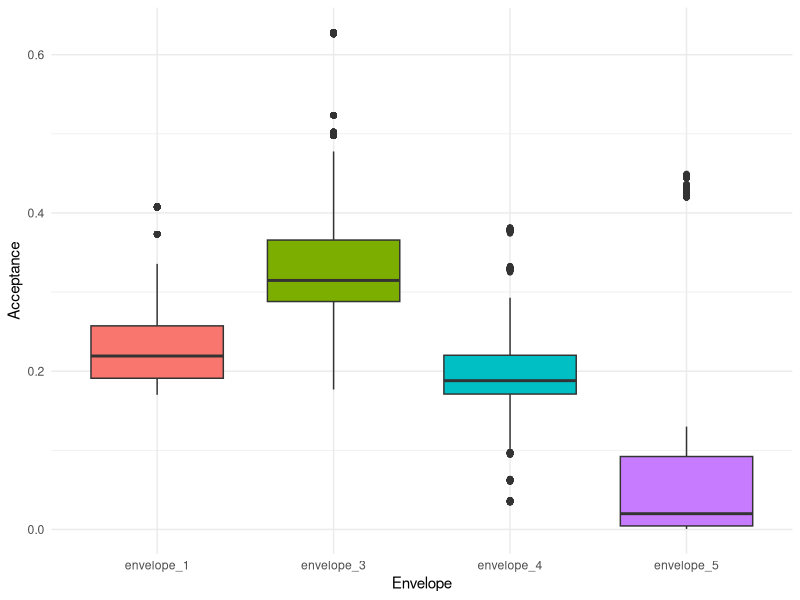

Write R code to recreate this figure.
## ---- chunk 1
knitr::opts_chunk$set(echo = TRUE)
## ---- chunk 2
library(tidyverse)
Q2_summary <- read.csv('Q2_summary_10_param.csv')

Q2_summary
colnames(Q2_summary)
## ---- chunk 3
Q2_summary_mean <- Q2_summary %>% select(
  m, nu, lambda, alpha, theoretical_mean, 
  envelope_1 = envelop_1_empirical_mean,
  envelope_3 = envelop_3_empirical_mean,
  envelope_4 = envelop_4_empirical_mean,
  envelope_5 = envelop_5_empirical_mean,
) %>% mutate(
  diff_1 = envelope_1 - theoretical_mean,
  diff_3 = envelope_3 - theoretical_mean,
  diff_4 = envelope_4 - theoretical_mean,
  diff_5 = envelope_5 - theoretical_mean
)

Q2_summary_mean
## ---- chunk 4
Q2_summary_var <- Q2_summary %>% select(
  m, nu, lambda, alpha, theoretical_var, 
  envelope_1 = envelop_1_empirical_var,
  envelope_3 = envelop_3_empirical_var,
  envelope_4 = envelop_4_empirical_var,
  envelope_5 = envelop_5_empirical_var,
) %>% mutate(
  diff_1 = envelope_1 - theoretical_var,
  diff_3 = envelope_3 - theoretical_var,
  diff_4 = envelope_4 - theoretical_var,
  diff_5 = envelope_5 - theoretical_var
)

Q2_summary_var
## ---- chunk 5
Q2_summary_acceptance <- Q2_summary %>% select(
  m, nu, lambda, alpha,
  envelope_1 = envelope_1_empirical_acceptance,
  envelope_3 = envelope_3_empirical_acceptance,
  envelope_4 = envelope_4_empirical_acceptance,
  envelope_5 = envelope_5_empirical_acceptance,
)

Q2_summary_acceptance
## ---- chunk 6
# write.csv(Q2_summary_mean, 'Q2_summary_mean_10_param.csv')
# write.csv(Q2_summary_var, 'Q2_summary_var_10_param.csv')
# write.csv(Q2_summary_acceptance, 'Q2_summary_acceptance_10_param.csv')
## ---- chunk 7
library(ggplot2)
library(tidyr)

# Convert wide dataframe to long format
df_long <- pivot_longer(Q2_summary_acceptance[, 5:ncol(Q2_summary_acceptance)], cols = everything(), names_to = "Envelope", values_to = "Acceptance")

# Plot
ggplot(df_long, aes(x = Envelope, y = Acceptance, fill = Envelope)) +
  geom_boxplot() +
  theme_minimal() + 
  theme(legend.position = "none")
